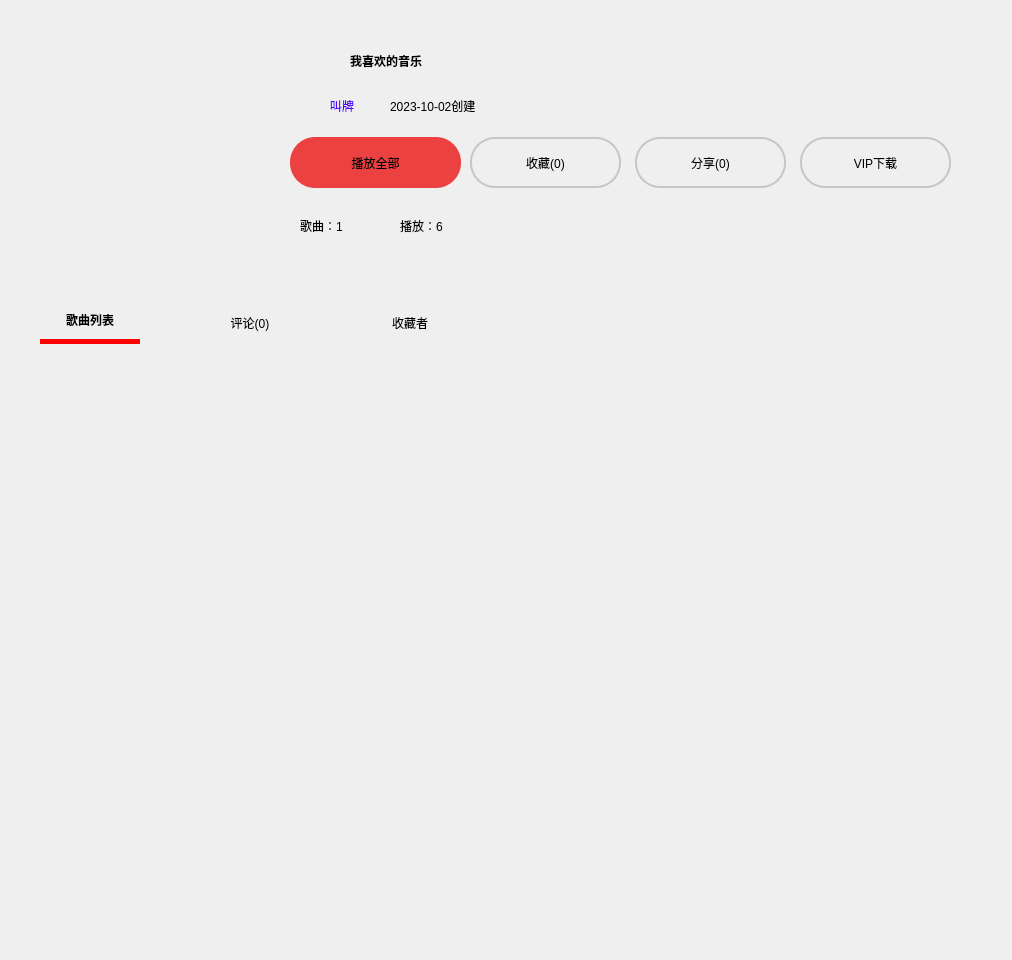
<?xml version="1.0" encoding="UTF-8"?>
<ui version="4.0">
 <class>MyLikeMusicClass</class>
 <widget class="QWidget" name="MyLikeMusicClass">
  <property name="geometry">
   <rect>
    <x>0</x>
    <y>0</y>
    <width>1012</width>
    <height>960</height>
   </rect>
  </property>
  <property name="minimumSize">
   <size>
    <width>1012</width>
    <height>960</height>
   </size>
  </property>
  <property name="windowTitle">
   <string>MyLikeMusic</string>
  </property>
  <widget class="QLabel" name="label">
   <property name="geometry">
    <rect>
     <x>33</x>
     <y>40</y>
     <width>230</width>
     <height>230</height>
    </rect>
   </property>
   <property name="minimumSize">
    <size>
     <width>230</width>
     <height>230</height>
    </size>
   </property>
   <property name="text">
    <string/>
   </property>
   <property name="pixmap">
    <pixmap>../../res/我喜欢的音乐/1.png</pixmap>
   </property>
  </widget>
  <widget class="QLabel" name="label_2">
   <property name="geometry">
    <rect>
     <x>290</x>
     <y>48</y>
     <width>45</width>
     <height>25</height>
    </rect>
   </property>
   <property name="minimumSize">
    <size>
     <width>45</width>
     <height>25</height>
    </size>
   </property>
   <property name="text">
    <string/>
   </property>
   <property name="pixmap">
    <pixmap>../../res/我喜欢的音乐/2.png</pixmap>
   </property>
  </widget>
  <widget class="QLabel" name="label_3">
   <property name="geometry">
    <rect>
     <x>350</x>
     <y>40</y>
     <width>191</width>
     <height>41</height>
    </rect>
   </property>
   <property name="styleSheet">
    <string notr="true">font: 75 18pt &quot;爱奇艺黑体&quot;;
font-weight:bold;</string>
   </property>
   <property name="text">
    <string>我喜欢的音乐</string>
   </property>
  </widget>
  <widget class="QPushButton" name="pushButton">
   <property name="geometry">
    <rect>
     <x>290</x>
     <y>90</y>
     <width>30</width>
     <height>30</height>
    </rect>
   </property>
   <property name="cursor">
    <cursorShape>PointingHandCursor</cursorShape>
   </property>
   <property name="styleSheet">
    <string notr="true">border-radius:20px;</string>
   </property>
   <property name="text">
    <string/>
   </property>
   <property name="icon">
    <iconset>
     <normaloff>../../res/我喜欢的音乐/3.png</normaloff>../../res/我喜欢的音乐/3.png</iconset>
   </property>
   <property name="iconSize">
    <size>
     <width>30</width>
     <height>30</height>
    </size>
   </property>
  </widget>
  <widget class="QLabel" name="label_4">
   <property name="geometry">
    <rect>
     <x>330</x>
     <y>90</y>
     <width>51</width>
     <height>31</height>
    </rect>
   </property>
   <property name="cursor">
    <cursorShape>PointingHandCursor</cursorShape>
   </property>
   <property name="styleSheet">
    <string notr="true">font: 75 12pt &quot;爱奇艺黑体&quot;;
color: rgb(85, 0, 255);</string>
   </property>
   <property name="text">
    <string>叫牌</string>
   </property>
  </widget>
  <widget class="QLabel" name="label_5">
   <property name="geometry">
    <rect>
     <x>390</x>
     <y>90</y>
     <width>221</width>
     <height>31</height>
    </rect>
   </property>
   <property name="minimumSize">
    <size>
     <width>71</width>
     <height>31</height>
    </size>
   </property>
   <property name="styleSheet">
    <string notr="true">font: 12pt &quot;宋体&quot;;</string>
   </property>
   <property name="text">
    <string>2023-10-02创建</string>
   </property>
  </widget>
  <widget class="QPushButton" name="pushButton_2">
   <property name="geometry">
    <rect>
     <x>290</x>
     <y>137</y>
     <width>171</width>
     <height>51</height>
    </rect>
   </property>
   <property name="cursor">
    <cursorShape>PointingHandCursor</cursorShape>
   </property>
   <property name="styleSheet">
    <string notr="true">background-color: rgb(236, 65, 65);
font: 75 12pt &quot;爱奇艺黑体&quot;;
border-radius:25px;</string>
   </property>
   <property name="text">
    <string>播放全部</string>
   </property>
   <property name="icon">
    <iconset>
     <normaloff>../../res/我喜欢的音乐/4.png</normaloff>../../res/我喜欢的音乐/4.png</iconset>
   </property>
   <property name="iconSize">
    <size>
     <width>30</width>
     <height>30</height>
    </size>
   </property>
  </widget>
  <widget class="QPushButton" name="pushButton_3">
   <property name="geometry">
    <rect>
     <x>470</x>
     <y>137</y>
     <width>151</width>
     <height>51</height>
    </rect>
   </property>
   <property name="cursor">
    <cursorShape>PointingHandCursor</cursorShape>
   </property>
   <property name="styleSheet">
    <string notr="true">font: 75 12pt &quot;爱奇艺黑体&quot;;
border-radius:25px;
border: 2px solid #C6C6C6;</string>
   </property>
   <property name="text">
    <string>收藏(0)</string>
   </property>
   <property name="icon">
    <iconset>
     <normaloff>../../res/我喜欢的音乐/5.png</normaloff>../../res/我喜欢的音乐/5.png</iconset>
   </property>
   <property name="iconSize">
    <size>
     <width>30</width>
     <height>30</height>
    </size>
   </property>
  </widget>
  <widget class="QPushButton" name="pushButton_4">
   <property name="geometry">
    <rect>
     <x>635</x>
     <y>137</y>
     <width>151</width>
     <height>51</height>
    </rect>
   </property>
   <property name="cursor">
    <cursorShape>PointingHandCursor</cursorShape>
   </property>
   <property name="styleSheet">
    <string notr="true">font: 75 12pt &quot;爱奇艺黑体&quot;;
border-radius:25px;
border: 2px solid #C6C6C6;</string>
   </property>
   <property name="text">
    <string>分享(0)</string>
   </property>
   <property name="icon">
    <iconset>
     <normaloff>../../res/我喜欢的音乐/7.png</normaloff>../../res/我喜欢的音乐/7.png</iconset>
   </property>
   <property name="iconSize">
    <size>
     <width>30</width>
     <height>30</height>
    </size>
   </property>
  </widget>
  <widget class="QPushButton" name="pushButton_5">
   <property name="geometry">
    <rect>
     <x>800</x>
     <y>137</y>
     <width>151</width>
     <height>51</height>
    </rect>
   </property>
   <property name="cursor">
    <cursorShape>PointingHandCursor</cursorShape>
   </property>
   <property name="styleSheet">
    <string notr="true">font: 75 12pt &quot;爱奇艺黑体&quot;;
border-radius:25px;
border: 2px solid #C6C6C6;</string>
   </property>
   <property name="text">
    <string>VIP下载</string>
   </property>
   <property name="icon">
    <iconset>
     <normaloff>../../res/我喜欢的音乐/6.png</normaloff>../../res/我喜欢的音乐/6.png</iconset>
   </property>
   <property name="iconSize">
    <size>
     <width>30</width>
     <height>30</height>
    </size>
   </property>
  </widget>
  <widget class="QLabel" name="label_6">
   <property name="geometry">
    <rect>
     <x>300</x>
     <y>210</y>
     <width>91</width>
     <height>31</height>
    </rect>
   </property>
   <property name="styleSheet">
    <string notr="true">font: 12pt &quot;宋体&quot;;</string>
   </property>
   <property name="text">
    <string>歌曲：1</string>
   </property>
  </widget>
  <widget class="QLabel" name="label_7">
   <property name="geometry">
    <rect>
     <x>400</x>
     <y>210</y>
     <width>91</width>
     <height>31</height>
    </rect>
   </property>
   <property name="styleSheet">
    <string notr="true">font: 12pt &quot;宋体&quot;;</string>
   </property>
   <property name="text">
    <string>播放：6</string>
   </property>
  </widget>
  <widget class="QTabWidget" name="tabWidget">
   <property name="geometry">
    <rect>
     <x>0</x>
     <y>300</y>
     <width>1012</width>
     <height>661</height>
    </rect>
   </property>
   <property name="styleSheet">
    <string notr="true">QTabBar::tab { 
	font: 12pt &quot;宋体&quot;;
	border: none;
	margin-right: 20px;
	margin-left: 40px;
	min-width: 100px;
	min-height: 40px;
	padding-bottom: -1px;
}
QTabBar::tab:selected { 
	border-bottom: 5px solid red;
	font-weight: bold;
	font: 14pt &quot;黑体&quot;;
}
QTabWidget::pane {
	border: none;
}</string>
   </property>
   <property name="currentIndex">
    <number>0</number>
   </property>
   <widget class="QWidget" name="tab">
    <attribute name="title">
     <string>歌曲列表</string>
    </attribute>
   </widget>
   <widget class="QWidget" name="tab_2">
    <attribute name="title">
     <string>评论(0)</string>
    </attribute>
   </widget>
   <widget class="QWidget" name="tab_3">
    <attribute name="title">
     <string>收藏者</string>
    </attribute>
   </widget>
  </widget>
 </widget>
 <layoutdefault spacing="6" margin="11"/>
 <resources/>
 <connections/>
</ui>
